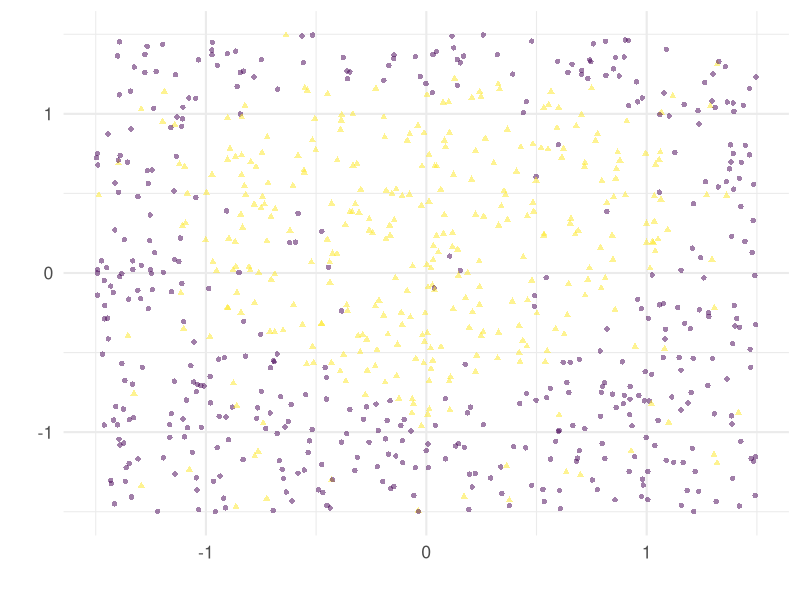
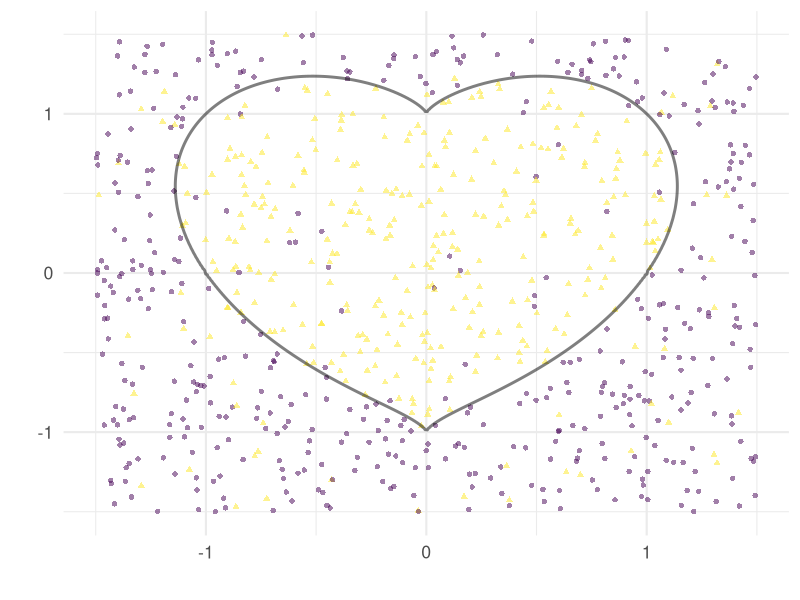
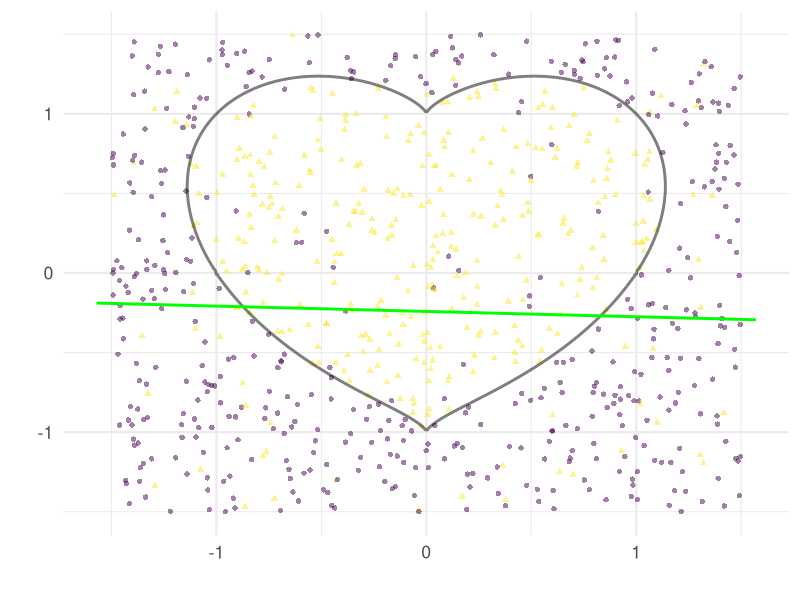
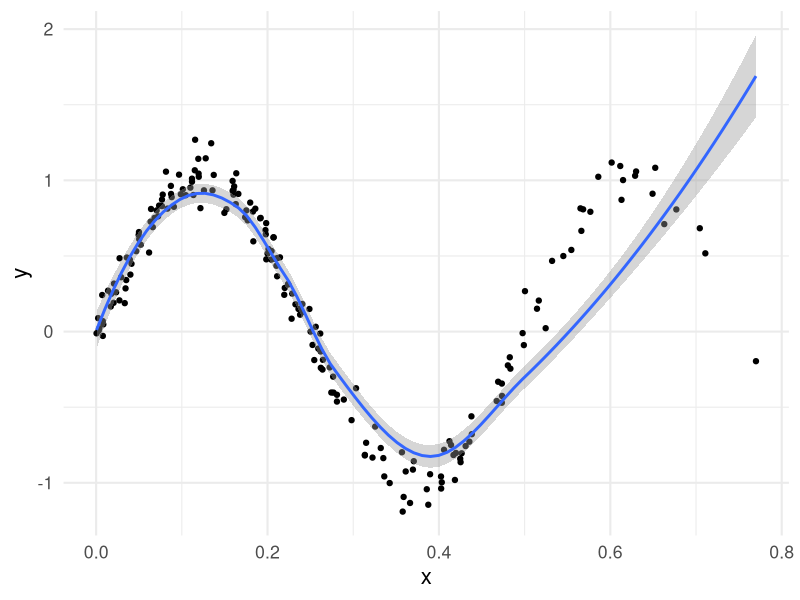
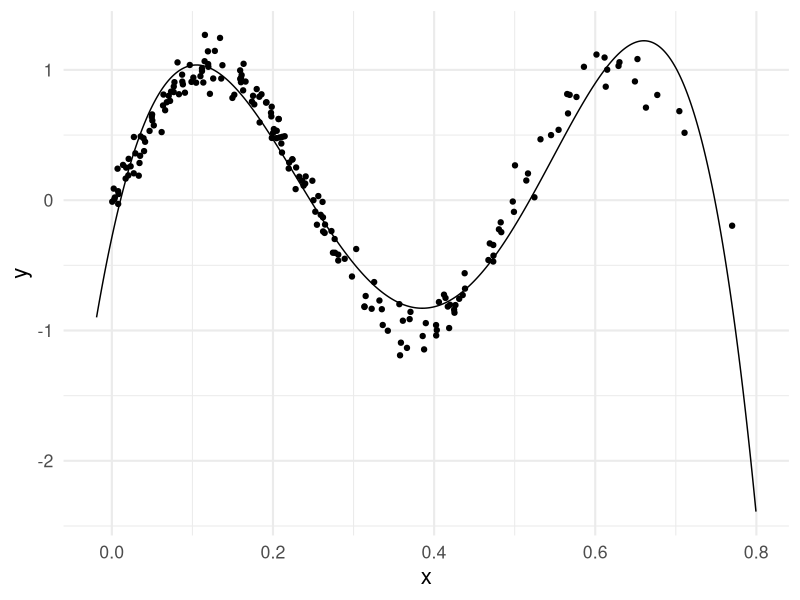
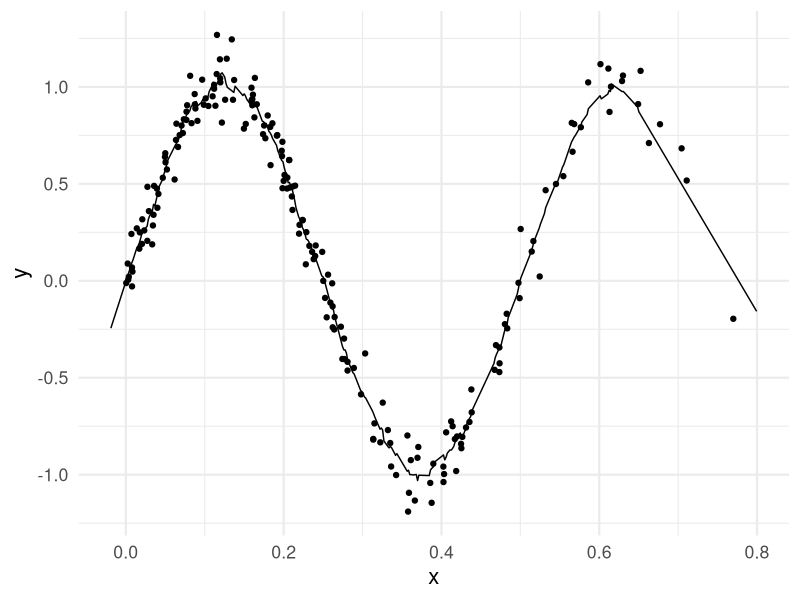

Write the R code that produced these figures, in order.
## ---- chunk 1
knitr::opts_chunk$set(echo = TRUE)
library(tidyverse) # required
library(broom)     # required
library(modelr)    # for data_grid
theme_set(theme_minimal(base_size = 16))
## ---- chunk 2
# sample size
n <- 800
# function with zero set that
# defines the perfect (Bayes) decision boundary
true_boundary_function <- function(x1, x2) {
  # experiment with changing this
  thing <- x1^2*x2^3
  (x1^2 + x2^2 - 1)^3 - thing
}
train <- data.frame(
  # change the distribution
  # or scale as needed
  x1 = 1.5*(1 - 2*runif(n)),
  x2 = 1.5*(1 - 2*runif(n))
) %>% 
  mutate(
    # labels if classes were perfectly separated
    separable = true_boundary_function(x1,x2) > 0,
    # labels if classes are "noisy"
    y = factor(rbinom(n, 1, 9/10 - (8/10) * as.numeric(separable)))
  )
## ---- chunk 3
train_plot <-
  ggplot(train, aes(x1, x2)) +
  geom_point(aes(shape = y, color = y),
             alpha = .5, show.legend = FALSE) +
  xlab("") + ylab("") + scale_color_viridis_d()
  
train_plot
## ---- chunk 4
decision_surface <- 
  data_grid(train,
          x1 = seq_range(x1, 300, expand = .05),
          x2 = seq_range(x2, 300, expand = .05)) %>%
  mutate(z = true_boundary_function(x1, x2))

boundary_plot <-
  train_plot +
  geom_contour(
    data = decision_surface,
    aes(x1, x2, z=z),
    bins = 2,
    size = 1,
    color = "black",
    alpha = .5)

boundary_plot
## ---- chunk 5
# Fit model
logit_model <-  
  glm(y ~ x1 + x2, family = "binomial", data = train)
# try formula + poly(x1,2) * poly(x2,2)
# (formula has to start with x1 + x2 for plot code below)

# Generate decision boundary
logit_surface <- logit_model %>%
   augment(type.predict = "response",
              newdata = decision_surface)
## ---- chunk 6
boundary_plot +
  geom_contour(
    data = logit_surface,
    aes(x1, x2, z = .fitted),
    size = 1,
    color = "green",
    bins = 2)
## ---- chunk 7
# change this function
f <- function(x) sin(4*pi*x)
n <- 200
train1d <- 
  data.frame(
    x = rbeta(n, 1, 3)
    ) %>%
  # change the noise level sd
  mutate(y = f(x) + rnorm(n, sd = .1))

# plot data and loess curve
ggplot(train1d, aes(x, y)) + 
  geom_point() +
  geom_smooth()
## ---- chunk 8
poly_degree <- 5 # change this
model_lm <- lm(y ~ poly(x, poly_degree), data = train1d)

train1d_grid <- 
  data_grid(train1d,
          x = seq_range(c(x, .78), 500, expand = .05))
train1d_grid$.fitted <- 0

augment(model_lm,
        newdata = train1d_grid) %>%
  ggplot(aes(x, y)) +
  geom_point(data = train1d) +
  geom_line(aes(y = .fitted))
## ---- chunk 9
# assume input data has variables x and y
# assume data is sorted on x from smallest to largest
local_regression <- function(data, x0, s = .1) {
  n <- nrow(data)
  k <- ceiling(n*s)
  i <- 0
  loop <- TRUE
  while (loop) {
    i <- i + 1
    if (data$x[i] > x0) {
      loop <- FALSE
    }
    if (i >= n) {
      loop <- FALSE
    }
  }
  # i such that
  # data$x[i] > x0
  # but data$x[i-1] <= x0
  local_range <- (i - ceiling(k/2)) : (i + floor(k/2))
  
  if (min(local_range) < 1) {
    local_range <- 1:k
  } else if (max(local_range) > n) {
    local_range <- (n-k):n
  }
  
  local_lm <- lm(y ~ x, data = data[local_range, ])
  sum(coef(local_lm) * c(1, x0))
}
## ---- chunk 10
train_local <- train1d %>%
  arrange(x)

local_regression(train_local, x0 = .2)
## ---- chunk 11
for (i in 1:nrow(train1d_grid)) {
  train1d_grid$.fitted[i] <- local_regression(train_local, x0 = train1d_grid$x[i], s = .05)
}

  ggplot(train1d_grid, aes(x, y)) +
  geom_point(data = train1d) +
  geom_line(aes(y = .fitted))
